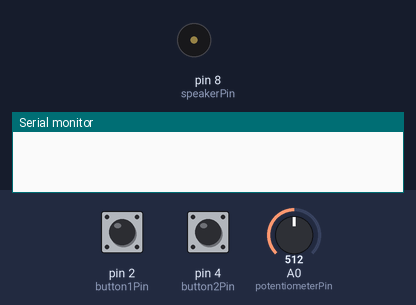
Simulated run of this sketch. Board: Arduino Uno, built with avr-gcc and run on an emulated ATmega328P. On the bench: buzzer (waves = sounding), the last lines printed to the serial monitor. The inputs (shaded band) are chosen by the test bench; at power-on: pin 2 (button1Pin) LOW, A0 (potentiometerPin) = 512, pin 4 (button2Pin) LOW.

Above: at 1.2 s.
1.3 s: pin 2 (button1Pin) pulled HIGH for 0.15 s
At 1.45 s:
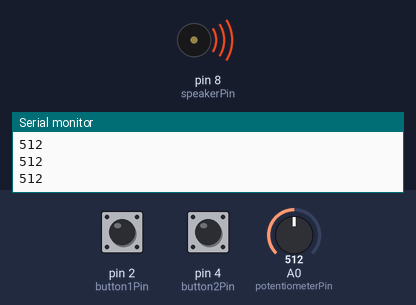
9.1 s: A0 (potentiometerPin) set to 716
12.1 s: pin 2 (button1Pin) pulled HIGH for 1 s
At 13.0 s:
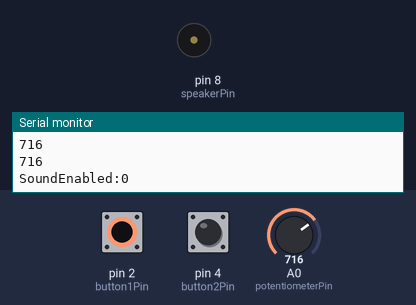
16.2 s: pin 2 (button1Pin) pulled HIGH for 3.2 s
At 16.45 s:
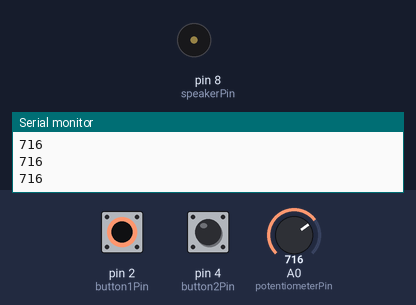
Timing chart, 0 to 21.9 s (numbered marks = the images above; inputs shaded):
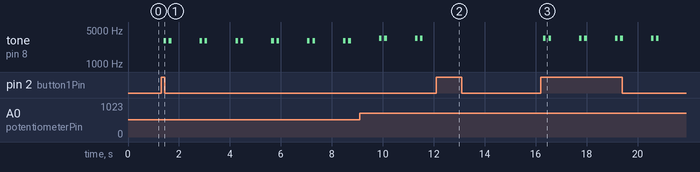

Measured:
- after the input at 1.3 s, tone on pin 8 (speakerPin): silent → 3000 Hz after 0.10 s, then repeats every 1.4 s: silent 0.10 s, 3000 Hz 0.10 s, silent 1.1 s, 3000 Hz 0.10 s
- after the input at 12.1 s, tone on pin 8 (speakerPin): stops changing and stays silent
- after the input at 16.2 s, tone on pin 8 (speakerPin): silent → 3399 Hz after 0.10 s, then repeats every 1.4 s: silent 0.10 s, 3399 Hz 0.10 s, silent 1.1 s, 3399 Hz 0.10 s

The sketch:

prototype_beacon.ino
```cpp
const int button1Pin = 2;  // Button 1 pin
const int button2Pin = 4;  // Button 2 pin
const int potentiometerPin = A0; // Potentiometer pin
const int speakerPin = 8;  // Speaker pin

//const unsigned long bitDuration = 1000; // 0.001 seconds
const unsigned long bitDuration = 100000; // 0.1 seconds

// Define the 4-bit binary value to be modulated
const byte dataToModulate = 0b1010; // Change this to your desired 4-bit binary value

bool soundEnabled = false;  // Global flag to enable/disable sound
int volume = 0;           // Variable to store volume
int frequencyIndex = 1;   // Index to select frequencies from the list
unsigned int frequencies[] = {220, 440, 880, 1760, 17600, 22000}; // List of frequencies

// Variables to store previous button states
bool prevButton1State = LOW;
bool prevButton2State = LOW;

void setup() {
  pinMode(button1Pin, INPUT);
  pinMode(button2Pin, INPUT);

  Serial.begin(9600);
}

void loop() {
  handleButton1();
  handleButton2();

  // Read the potentiometer value and map it to volume
  //int potValue = analogRead(potentiometerPin);
  // Serial.println(potValue);
  //volume = map(potValue, 0, 1023, 0, 255);

  // Generate and play sound if sound is enabled
  if (soundEnabled) {
    playSound();
  } else {
    noTone(speakerPin); // Turn off the sound if disabled
  }
}

void handleButton1() {
  // Read the state of Button 1
  bool button1State = digitalRead(button1Pin);

  // Toggle sound output if Button 1 is pressed
  if (button1State == HIGH && button1State != prevButton1State) {
    soundEnabled = !soundEnabled;
    Serial.print("SoundEnabled:" );
    Serial.println(soundEnabled);
  }
  prevButton1State = button1State;
}

void handleButton2() {
   // Read the state of Button 2
  bool button2State = digitalRead(button2Pin);

  // Change frequency if Button 2 is pressed
  if (button2State == HIGH && button2State != prevButton2State) {
    frequencyIndex = (frequencyIndex + 1) % (sizeof(frequencies) / sizeof(frequencies[0]));
    Serial.print("New frequency:" );
    Serial.println(frequencies[frequencyIndex]);
  }
  prevButton2State = button2State;
}

void playSound() {
  // Modulate and emit the signal
  for (int i = 0; i < 4; i++) {
    int bit = (dataToModulate >> i) & 0x01; // Extract each bit from the 4-bit data

    // Modulate and emit the bit
    modulateAndEmit(bit);
  }

  // Delay before transmitting the next set of bits
  delay(1000);
}

unsigned int carrierFrequency() {
  int potValue = analogRead(A0);
  Serial.println(potValue);
  int hertz = map(potValue, 0, 1023, 2000, 4000);
  return hertz;

  // return frequencies[frequencyIndex];
}

void modulateAndEmit(int bit) {
  unsigned long startTime = micros();

  while (micros() - startTime < bitDuration) {
    if (bit == 1) {
      tone(speakerPin, carrierFrequency()); // Transmit the carrier frequency for a 1 bit
    } else {
      noTone(speakerPin); // Turn off the carrier signal for a 0 bit
    }
  }

  noTone(speakerPin);
}
```
